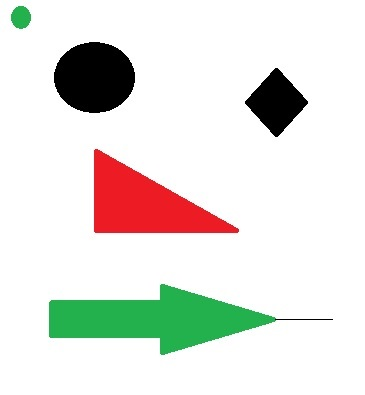
//> input picture ComputerVision1/Images/Images1/basisfiguren.jpg, 365 x 395 px
$ ./ComputerVision3.1   (built with g++ and OpenCV 4)
//> lines starting //> are read from the running program, lines starting //| are printed output that depends on the picture; after the words box and inside, x2 and y2 are one past the last pixel; in counts of white or black regions, pixels touching at a corner belong together
#include <opencv2/imgcodecs.hpp>
#include <opencv2/highgui.hpp>
#include <opencv2/imgproc.hpp>
#include <iostream>

using namespace cv;
using namespace std;

void getContours(Mat imageRecieved, Mat image) {

	vector<vector<Point>> contours;
	vector<Vec4i> hierarchy;

	findContours(imageRecieved, contours, hierarchy, RETR_EXTERNAL, CHAIN_APPROX_SIMPLE);

	for (int i = 0; i < contours.size(); i++) {
		int area = contourArea(contours[i]);
		cout << area << endl;

		vector<vector<Point>> contourPoly(contours.size());
		vector<Rect> boundRect(contours.size());
		string objectType;

		if (area > 500) {
			float peri = arcLength(contours[i], true);
			approxPolyDP(contours[i], contourPoly[i], 0.02 * peri, true);
			drawContours(image, contourPoly, i, Scalar(255, 0, 255));
			cout << contourPoly[i].size() << endl;
			boundRect[i] = boundingRect(contourPoly[i]);
			rectangle(image, boundRect[i].tl(), boundRect[i].br(), Scalar(0, 255, 0), 5);

			int objectCorner = (int)contourPoly[i].size();

			if (objectCorner == 3) {objectType = "Triangle";}
			else if (objectCorner == 4) { objectType = "Rectangle"; }
			else if (objectCorner > 4) { objectType = "Circle"; }

			putText(image, objectType, { boundRect[i].x, boundRect[i].y - 5 }, FONT_HERSHEY_DUPLEX, 0.75, Scalar(0, 0, 0));
		}
	}

}

void main() {
	//read the image
	string path = "Images/Images1/basisfiguren.jpg";
	Mat image = imread(path);
//> image is the input picture: 395 rows x 365 cols, CV_8UC3; mean B, G, R 221.8, 227.6, 228
	Mat imageGray, imageBlur, imageCanny, imageDilate;

	cvtColor(image, imageGray, COLOR_BGR2GRAY);
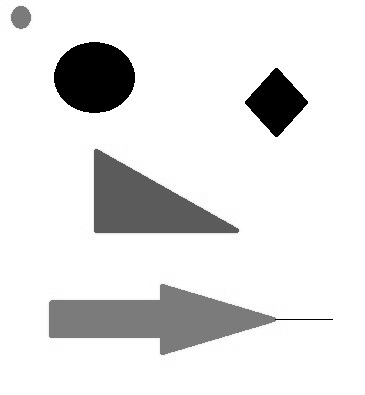
//> imageGray: 395 rows x 365 cols, CV_8UC1; min 0, max 255, mean 227
	GaussianBlur(imageGray, imageBlur, Size(5, 5), 0);
	Canny(imageBlur, imageCanny, 25, 75);
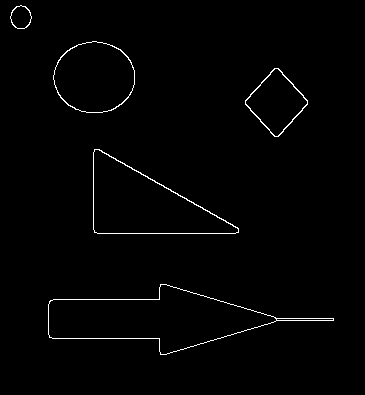
//> imageCanny: 395 rows x 365 cols, CV_8UC1; 1.2% white in thin lines or dots, all inside (x1, y1, x2, y2) = (10, 5, 334, 355)

	Mat kernel = getStructuringElement(MORPH_RECT, Size(3, 3));
	dilate(imageCanny, imageDilate, kernel);
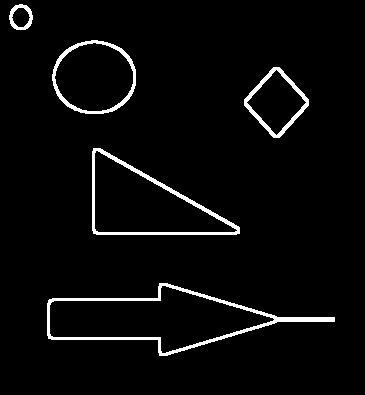
//> imageDilate: 395 rows x 365 cols, CV_8UC1; 3.7% white; 5 white regions


	getContours(imageDilate, image);
//> in getContours, `findContours(imageRecieved, contours, hierarchy, RETR_EXTERNAL, CHAIN_..`: contours = 5 contours; box (x1, y1, x2, y2) and area: (47, 283, 335, 356) 9628, (92, 148, 240, 235) 7130, (52, 40, 136, 114) 4823, (244, 67, 309, 138) 2620, (9, 4, 33, 30) 462
//> the loop in getContours, `for (int i = 0; i < contours.size(); i++)` made 5 passes
//> (area, peri, objectCorner) on passes 1 to 4: (9628, 672.9, 6), (7129, 417.4, 3), (2620, 200, 6), (4823, 260.5, 8)
//> area on pass 5: 462
//| 9628
//| 6
//| 7129
//| 3
//| 2620
//| 6
//| 4823
//| 8
//| 462
//> pass 1, in getContours, `putText(image, objectType, { boundRect[i].x, boundRect[i].y - 5 }, FON..`:
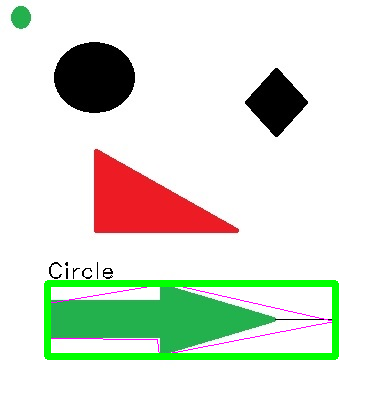
//> image: 395 rows x 365 cols, CV_8UC3; 4.01% of pixels changed, all inside (x1, y1, x2, y2) = (44, 262, 339, 360)
//> pass 2, in getContours, `putText(image, objectType, { boundRect[i].x, boundRect[i].y - 5 }, FON..`:
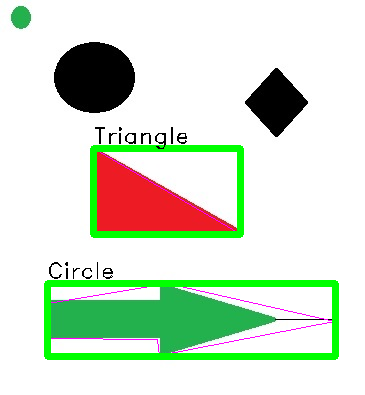
//> image: 395 rows x 365 cols, CV_8UC3; 2.6% of pixels changed, all inside (x1, y1, x2, y2) = (90, 127, 244, 238)
//> pass 3, in getContours, `putText(image, objectType, { boundRect[i].x, boundRect[i].y - 5 }, FON..`:
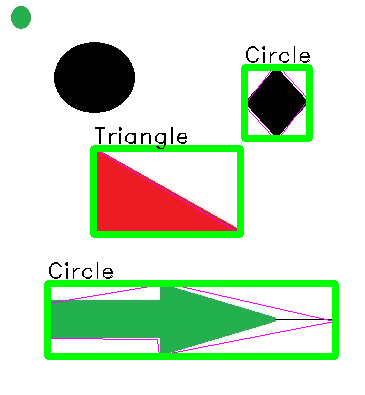
//> image: 395 rows x 365 cols, CV_8UC3; 1.54% of pixels changed, all inside (x1, y1, x2, y2) = (241, 46, 313, 142)
//> after the loop in getContours, `for (int i = 0; i < contours.size(); i++)`:
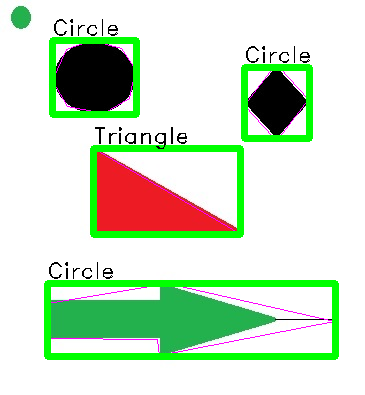
//> image: 395 rows x 365 cols, CV_8UC3; 1.78% of pixels changed, all inside (x1, y1, x2, y2) = (49, 19, 140, 118)

	imshow("final image", image);
	waitKey(0);

}
